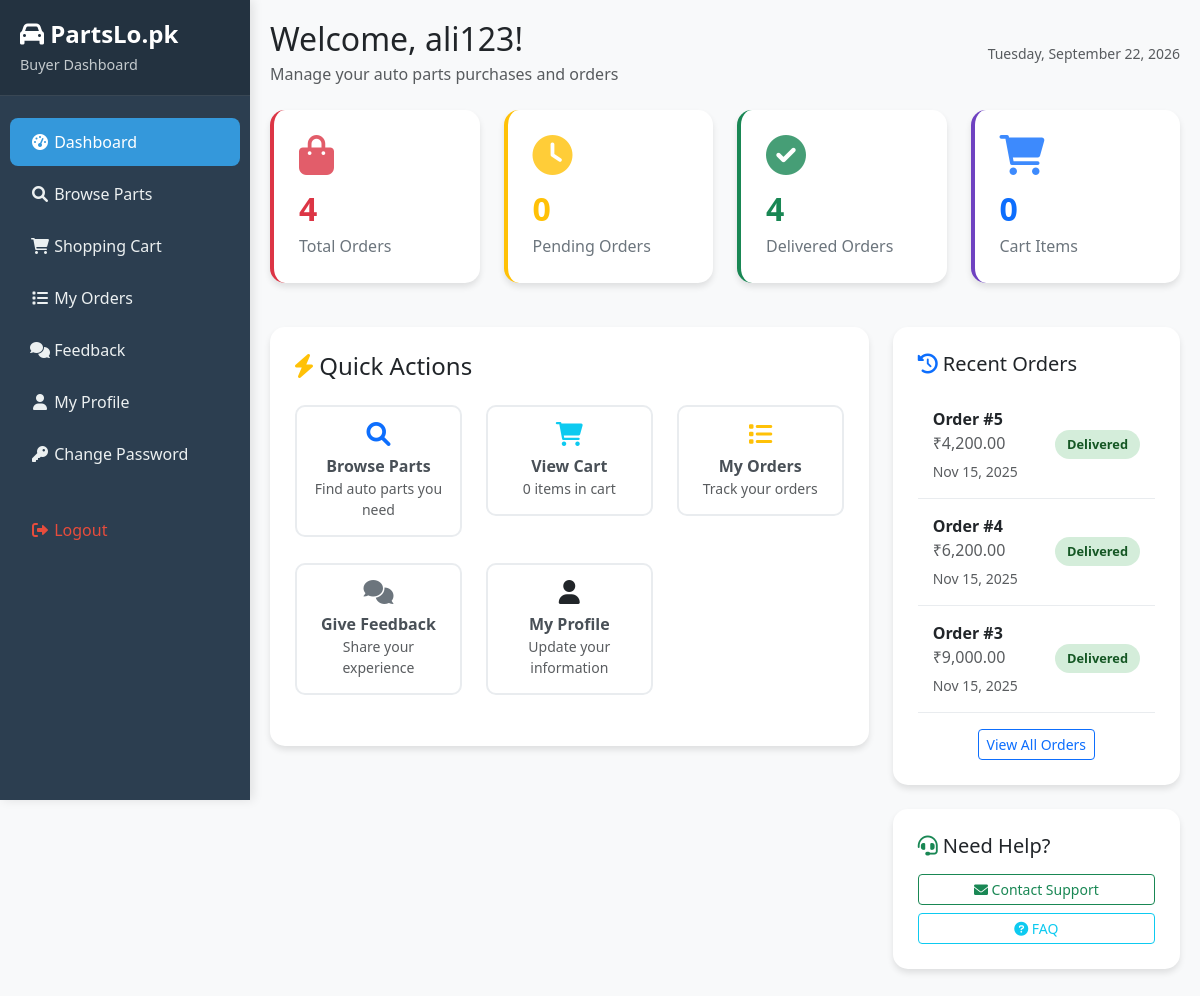
Screenshot of /buyer_dashboard.php (signed in) with the database file from the repository.
### tables this page shows
CREATE TABLE `orders` (
  `order_id` int(11) NOT NULL,
  `user_id` int(11) NOT NULL,
  `full_name` varchar(100) NOT NULL,
  `phone` varchar(20) NOT NULL,
  `address` text NOT NULL,
  `total_amount` decimal(10,2) NOT NULL,
  `status` enum('Pending','Accepted','Rejected','Packed','Shipped','Out for delivery','Delivered') DEFAULT 'Pending',
  `created_at` timestamp NOT NULL DEFAULT current_timestamp()
);

### buyer_dashboard.php (the view, shortened to what this page needs)
<?php
include "config.php";
$buyer_id = $_SESSION['buyer_id'];
$total_orders = $conn->query("SELECT COUNT(*) as count FROM orders WHERE user_id = $buyer_id")->fetch_assoc()['count'];
$pending_orders = $conn->query("SELECT COUNT(*) as count FROM orders WHERE user_id = $buyer_id AND status = 'Pending'")->fetch_assoc()['count'];
$delivered_orders = $conn->query("SELECT COUNT(*) as count FROM orders WHERE user_id = $buyer_id AND status = 'Delivered'")->fetch_assoc()['count'];
$cart_items = $conn->query("SELECT COUNT(*) as count FROM cart WHERE user_id = $buyer_id")->fetch_assoc()['count'];
$buyer_username = $_SESSION['buyer_username'];
$buyer_name = $_SESSION['full_name'] ?? $buyer_username;
?>
<!DOCTYPE html>
<html lang="en">
<head>
<link href="https://cdn.jsdelivr.net/npm/bootstrap@5.3.0/dist/css/bootstrap.min.css" rel="stylesheet" />
<link rel="stylesheet" href="https://cdnjs.cloudflare.com/ajax/libs/font-awesome/6.0.0/css/all.min.css">
</head>
<body>
<?php include 'buyer_sidebar.php'; ?>
<div class="main-content">
    <div class="d-flex justify-content-between align-items-center mb-4">
        <div>
            <h2 class="mb-1">Welcome, <?= htmlspecialchars($buyer_name) ?>!</h2>
            <p class="text-muted mb-0">Manage your auto parts purchases and orders</p>
        </div>
        <div class="text-end">
            <small class="text-muted"><?= date('l, F j, Y') ?></small>
        </div>
    </div>
    <div class="row mb-4">
        <div class="col-md-3 col-6">
            <div class="stat-card orders">
                <i class="fas fa-shopping-bag text-danger"></i>
                <h4 class="text-danger"><?= $total_orders ?></h4>
                <p>Total Orders</p>
            </div>
        </div>
        <div class="col-md-3 col-6">
            <div class="stat-card pending">
                <i class="fas fa-clock text-warning"></i>
                <h4 class="text-warning"><?= $pending_orders ?></h4>
                <p>Pending Orders</p>
            </div>
        </div>
        <div class="col-md-3 col-6">
            <div class="stat-card delivered">
                <i class="fas fa-check-circle text-success"></i>
                <h4 class="text-success"><?= $delivered_orders ?></h4>
                <p>Delivered Orders</p>
            </div>
        </div>
        <div class="col-md-3 col-6">
            <div class="stat-card cart">
                <i class="fas fa-shopping-cart text-primary"></i>
                <h4 class="text-primary"><?= $cart_items ?></h4>
                <p>Cart Items</p>
            </div>
        </div>
    </div>
    <div class="row">
        <div class="col-md-8">
            <div class="quick-actions">
                <h4 class="mb-4"><i class="fas fa-bolt text-warning"></i> Quick Actions</h4>
                <div class="row">
                    <div class="col-md-4 mb-3">
                        <a href="browse_products.php" class="action-btn text-center">
                            <i class="fas fa-search text-primary"></i>
                            <strong>Browse Parts</strong>
                            <small class="d-block text-muted">Find auto parts you need</small>
                        </a>
                    </div>
                    <div class="col-md-4 mb-3">
                        <a href="view_cart.php" class="action-btn text-center">
                            <i class="fas fa-shopping-cart text-info"></i>
                            <strong>View Cart</strong>
                            <small class="d-block text-muted"><?= $cart_items ?> items in cart</small>
                        </a>
                    </div>
                    <div class="col-md-4 mb-3">
                        <a href="my_orders.php" class="action-btn text-center">
                            <i class="fas fa-list text-warning"></i>
                            <strong>My Orders</strong>
                            <small class="d-block text-muted">Track your orders</small>
                        </a>
                    </div>
                    <div class="col-md-4 mb-3">
                        <a href="feedback.php" class="action-btn text-center">
                            <i class="fas fa-comments text-secondary"></i>
                            <strong>Give Feedback</strong>
                            <small class="d-block text-muted">Share your experience</small>
                        </a>
                    </div>
                    <div class="col-md-4 mb-3">
                        <a href="buyer_update_profile.php" class="action-btn text-center">
                            <i class="fas fa-user text-dark"></i>
                            <strong>My Profile</strong>
                            <small class="d-block text-muted">Update your information</small>
                        </a>
                    </div>
                </div>
            </div>
        </div>
        <div class="col-md-4">
            <div class="recent-orders mb-4">
                <h5 class="mb-3"><i class="fas fa-history text-primary"></i> Recent Orders</h5>
                <?php
                $recent_orders = $conn->query("
                    SELECT order_id, total_amount, status, created_at
                    FROM orders
                    WHERE user_id = $buyer_id
                    ORDER BY created_at DESC
                    LIMIT 3
                ");
                if ($recent_orders->num_rows > 0):
                    while ($order = $recent_orders->fetch_assoc()):
                ?>
                    <div class="order-item">
                        <div>
                            <strong>Order #<?= $order['order_id'] ?></strong>
                            <p class="mb-1 text-muted">₹<?= number_format($order['total_amount'], 2) ?></p>
                            <small class="text-muted"><?= date('M j, Y', strtotime($order['created_at'])) ?></small>
                        </div>
                        <span class="order-status status-<?= strtolower($order['status']) ?>">
                            <?= $order['status'] ?>
                        </span>
                    </div>
                <?php
                    endwhile;
                endif; ?>
                <div class="text-center mt-3">
                    <a href="my_orders.php" class="btn btn-sm btn-outline-primary">View All Orders</a>
                </div>
            </div>
            <div class="quick-actions">
                <h5 class="mb-3"><i class="fas fa-headset text-success"></i> Need Help?</h5>
                <div class="d-grid gap-2">
                    <a href="contact.php" class="btn btn-outline-success btn-sm">
                        <i class="fas fa-envelope"></i> Contact Support
                    </a>
                    <a href="faq.php" class="btn btn-outline-info btn-sm">
                        <i class="fas fa-question-circle"></i> FAQ
                    </a>
                </div>
            </div>
        </div>
    </div>
</div>
</body>
</html>

### buyer_dashboard.php (style rules this page uses)
body { background-color: #f8f9fa; margin: 0; padding: 0; }
.main-content { margin-left: 250px; padding: 20px; transition: all 0.3s; }
.stat-card { background: white; border-radius: 15px; padding: 25px; margin-bottom: 20px; box-shadow: 0 4px 6px rgba(0, 0, 0, 0.1); transition: transform 0.3s, box-shadow 0.3s; }
.stat-card.orders { border-left: 4px solid #dc3545; }
.stat-card.pending { border-left: 4px solid #ffc107; }
.stat-card.delivered { border-left: 4px solid #198754; }
.stat-card.cart { border-left: 4px solid #6f42c1; }
.stat-card i { font-size: 2.5rem; margin-bottom: 15px; opacity: 0.8; }
.stat-card h4 { font-size: 2rem; font-weight: 700; margin-bottom: 5px; }
.stat-card p { color: #6c757d; margin: 0; font-weight: 500; }
.quick-actions { background: white; border-radius: 15px; padding: 25px; box-shadow: 0 4px 6px rgba(0, 0, 0, 0.1); margin-bottom: 20px; }
.action-btn { padding: 15px; border: 2px solid #e9ecef; border-radius: 10px; transition: all 0.3s; text-decoration: none; color: #495057; display: block; margin-bottom: 10px; }
.action-btn i { font-size: 1.5rem; margin-bottom: 8px; display: block; }
.recent-orders { background: white; border-radius: 15px; padding: 25px; box-shadow: 0 4px 6px rgba(0, 0, 0, 0.1); }
.order-item { padding: 15px; border-bottom: 1px solid #e9ecef; display: flex; justify-content: space-between; align-items: center; }
.order-status { padding: 5px 12px; border-radius: 20px; font-size: 0.8rem; font-weight: 600; }
.status-delivered { background: #d4edda; color: #155724; }

### buyer_sidebar.php (style rules this page uses)
:root { --sidebar-width: 250px; --sidebar-bg: #2c3e50; --sidebar-color: #ecf0f1; --sidebar-active: #3498db; }

### rows the page displays
orders: order_id "5", total_amount "4,200.00", created_at "Nov 15, 2025", status "Delivered"
orders: order_id "4", total_amount "6,200.00", created_at "Nov 15, 2025", status "Delivered"
orders: order_id "3", total_amount "9,000.00", created_at "Nov 15, 2025", status "Delivered"

### other values shown
$buyer_name "ali123"
$total_orders "4"
$pending_orders "0"
$delivered_orders "4"
$cart_items "0"
